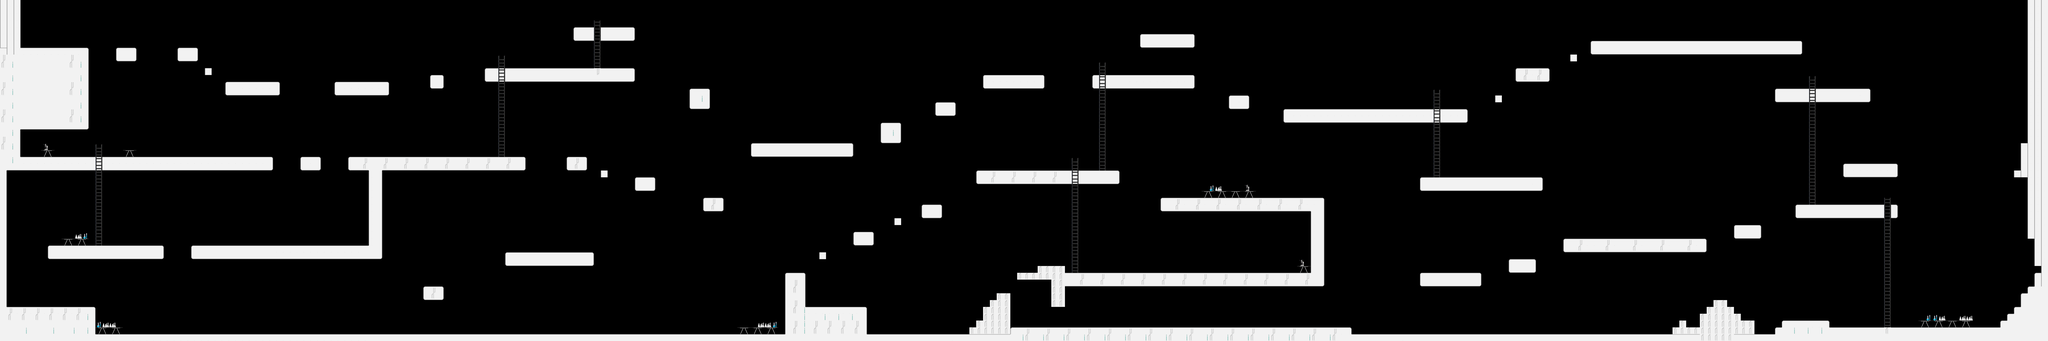

A 2D game scene composited from a Tiled map and its tileset images. What follows is a short description and the map's XML, with each tile layer's data collapsed to a summary:
An orthogonal 300x50 tile map with 32x32 px tiles, 2 tile layers (blocos, escadas) and 1 object (PlayerSpawn).

<map version="1.0" orientation="orthogonal" renderorder="right-down" width="300" height="50" tilewidth="32" tileheight="32" nextobjectid="4">
 <properties>
  <property name="playerLayer" type="int" value="2" />
 </properties>
 <tileset firstgid="1" name="tileset-futurista-10" tilewidth="32" tileheight="32" tilecount="42" columns="6">
  <image source="../img/TileSet2.png" width="192" height="250" />
  <tile id="0">
   <properties>
    <property name="Solid" type="bool" value="true" />
   </properties>
  </tile>
  <tile id="1">
   <properties>
    <property name="Solid" type="bool" value="true" />
   </properties>
  </tile>
  <tile id="2">
   <properties>
    <property name="Solid" type="bool" value="true" />
   </properties>
  </tile>
  <tile id="3">
   <properties>
    <property name="Solid" type="bool" value="true" />
   </properties>
  </tile>
  <tile id="4">
   <properties>
    <property name="Solid" type="bool" value="true" />
   </properties>
  </tile>
  <tile id="6">
   <properties>
    <property name="Solid" type="bool" value="true" />
   </properties>
  </tile>
  <tile id="7">
   <properties>
    <property name="Solid" type="bool" value="true" />
   </properties>
  </tile>
  <tile id="8">
   <properties>
    <property name="Solid" type="bool" value="true" />
   </properties>
  </tile>
  <tile id="9">
   <properties>
    <property name="Solid" type="bool" value="true" />
   </properties>
  </tile>
  <tile id="10">
   <properties>
    <property name="Solid" type="bool" value="true" />
   </properties>
  </tile>
  <tile id="12">
   <properties>
    <property name="Solid" type="bool" value="true" />
   </properties>
  </tile>
  <tile id="13">
   <properties>
    <property name="Solid" type="bool" value="true" />
   </properties>
  </tile>
  <tile id="14">
   <properties>
    <property name="Solid" type="bool" value="true" />
   </properties>
  </tile>
  <tile id="15">
   <properties>
    <property name="Solid" type="bool" value="true" />
   </properties>
  </tile>
  <tile id="16">
   <properties>
    <property name="Solid" type="bool" value="true" />
   </properties>
  </tile>
  <tile id="18">
   <properties>
    <property name="Solid" type="bool" value="true" />
   </properties>
  </tile>
  <tile id="19">
   <properties>
    <property name="Solid" type="bool" value="true" />
   </properties>
  </tile>
  <tile id="20">
   <properties>
    <property name="Solid" type="bool" value="true" />
   </properties>
  </tile>
  <tile id="21">
   <properties>
    <property name="Solid" type="bool" value="true" />
   </properties>
  </tile>
  <tile id="22">
   <properties>
    <property name="Solid" type="bool" value="true" />
   </properties>
  </tile>
  <tile id="30">
   <properties>
    <property name="Stairs" type="bool" value="true" />
   </properties>
  </tile>
  <tile id="36">
   <properties>
    <property name="Stairs" type="bool" value="true" />
   </properties>
  </tile>
 </tileset>
 <layer name="blocos" width="300" height="50">
  <data>[15000 cells, 2078 non-empty, 23 distinct tile ids]</data>
 </layer>
 <layer name="escadas" width="300" height="50">
  <data>[15000 cells, 101 non-empty, 3 distinct tile ids]</data>
 </layer>
 <objectgroup name="Object Layer 1">
  <object id="3" type="PlayerSpawn" x="52" y="1266" width="21" height="32" />
 </objectgroup>
</map>
